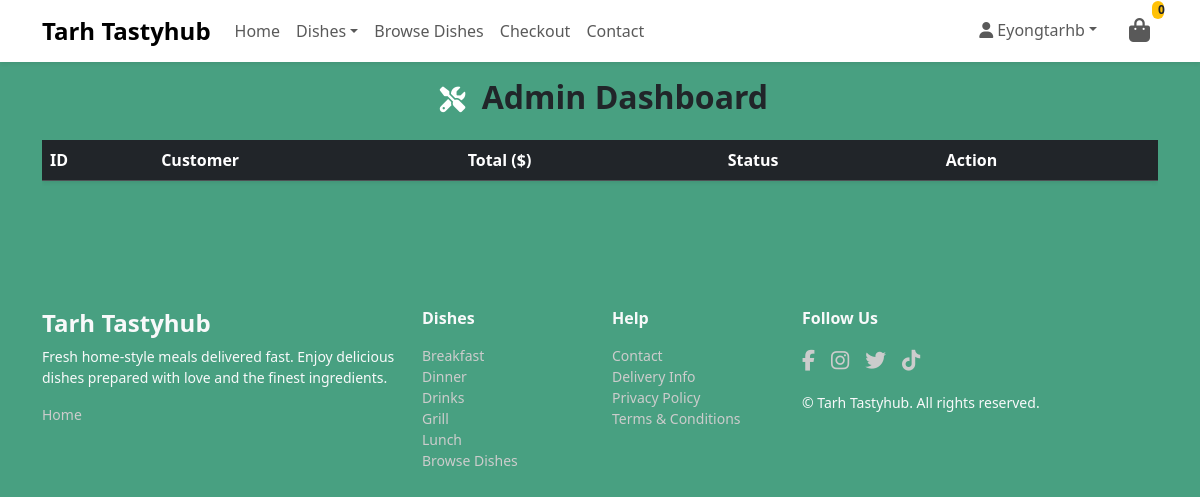
The page /checkout/admin-dashboard/ (signed in) on the database its author committed.
### dishes/models.py (models this page shows, shortened)
class Category(models.Model):
    name = models.CharField(max_length=100, unique=True)
    slug = models.SlugField(max_length=100, unique=True, db_index=True)
    menu_type = models.CharField(
        max_length=50,
        choices=(
            ('Breakfast', 'Breakfast'),
            ('Lunch', 'Lunch'),
            ('Dinner', 'Dinner'),
            ('Grill', 'Grill'),
            ('Drinks', 'Drinks'),
        ),
        default='Breakfast'  # <-- added default to fix migration
    )
    description = models.TextField(blank=True, null=True)
    icon = models.ImageField(upload_to='category_icons/', blank=True, null=True)
    class Meta:
        verbose_name_plural = 'Categories'
        ordering = ('name',)
    def __str__(self):
        return self.name

### checkout/admin_dashboard_view.py (the view)
# urls.py: path('admin-dashboard/', admin_dashboard_view.admin_dashboard, name='admin_dashboard'),
@staff_member_required
def admin_dashboard(request):
    orders = Order.objects.all().prefetch_related('lineitems__portion__dish').order_by('-date')[:200]
    return render(request, 'checkout/admin_dashboard.html', {'orders': orders})

### dishes/context_processors.py (called while the page is built)
def menu_dishes(request):
    menu = cache.get('menu_dishes')
    if menu is None:
        menu = {}
        menu_types = ['Breakfast', 'Lunch', 'Grill', 'Drinks']
        for menu_type in menu_types:
            categories = Category.objects.filter(menu_type=menu_type).prefetch_related('dishes')
            menu[menu_type] = {
                category.name: category.dishes.filter(available=True)
                for category in categories
            }
        cache.set('menu_dishes', menu, 60 * 60)  # cache for 1 hour
    return {'menu_dishes': menu}

def categories_nav(request):
    categories = cache.get('nav_categories')
    if categories is None:
        categories = list(Category.objects.only('name', 'slug'))
        cache.set('nav_categories', categories, 60 * 60)  # cache for 1 hour
    return {'categories': categories}

### dishes/models.py (called while the page is built)
    def get_queryset(self):
        return DishQuerySet(self.model, using=self._db)

### checkout/templates/checkout/admin_dashboard.html (shortened to what this page needs)
{% extends "base.html" %}
{% load static %}
{% block content %}
<div class="container">
  <h2 class="fw-bold text-center mb-4">
    <span class="fa-icon"><i class="fa-solid fa-screwdriver-wrench"></i></span>
    Admin Dashboard
  </h2>
  <div class="table-responsive">
    <table class="table table-hover align-middle shadow-sm">
      <thead class="table-dark">
        <tr>
          <th>ID</th>
          <th>Customer</th>
          <th>Total ($)</th>
          <th>Status</th>
          <th>Action</th>
        </tr>
      </thead>
    </table>
  </div>
</div>
{% endblock %}

### templates/includes/main-nav.html (shortened to what this page needs)
{% load static %}
{% load dishes_extras %}
<nav class="navbar navbar-expand-lg navbar-light bg-white shadow-sm d-none d-lg-block">
  <div class="container">
    <a class="navbar-brand fw-bold" href="{% url 'home' %}">Tarh Tastyhub</a>
    <div class="collapse navbar-collapse" id="mainNavbar">
      <ul class="navbar-nav me-auto mb-2 mb-lg-0">
        <li class="nav-item">
          <a class="nav-link" href="{% url 'home' %}">Home</a>
        </li>
        <li class="nav-item dropdown">
          <a class="nav-link dropdown-toggle" href="#" id="dishesDropdown" role="button" data-bs-toggle="dropdown" aria-expanded="false">Dishes</a>
        </li>
        <li class="nav-item">
          <a class="nav-link" href="{% url 'dish_list' %}">Browse Dishes</a>
        </li>
        <li class="nav-item">
          <a class="nav-link" href="{% url 'checkout' %}">Checkout</a>
        </li>
        <li class="nav-item">
          <a class="nav-link" href="">Contact</a>
        </li>
      </ul>
      <ul class="navbar-nav ms-auto mb-2 mb-lg-0">
        {% if user.is_authenticated %}
          <li class="nav-item dropdown">
            <a class="nav-link dropdown-toggle" href="#" id="profileDropdown" role="button" data-bs-toggle="dropdown" aria-expanded="false"><i class="fa-solid fa-user"></i> {{ user.username }}</a>
          </li>
        {% else %}
          <li class="nav-item">
            <a class="nav-link" href="{% url 'account_login' %}">Login</a>
          </li>
        {% endif %}
        <li class="nav-item ms-3 position-relative">
          <a class="nav-link position-relative" href="{% url 'bag' %}">
            <i class="fa-solid fa-shopping-bag fs-4"></i>
            <span id="bag-count" class="bag-count position-absolute top-0 start-100 translate-middle badge rounded-pill bg-warning text-dark" style="font-size: 0.75rem;">{{ bag_count|default:0 }}</span>
          </a>
        </li>
      </ul>
    </div>
  </div>
</nav>

### templates/includes/footer.html
<footer class="tarhh-footer text-light pt-5 pb-4 mt-5">
  <div class="container">
    <div class="row gy-4">
      <div class="col-12 col-md-4">
        <h4 class="logo-font fw-bold">Tarh Tastyhub</h4>
        <p class="mt-2 small">Fresh home-style meals delivered fast. Enjoy delicious dishes prepared with love and the finest ingredients.</p>
        <ul class="list-unstyled small">
          <li>
            <a class="footer-link" href="{% url 'home' %}">Home</a>
          </li>
        </ul>
      </div>
      <div class="col-6 col-md-2">
        <h6 class="fw-bold mb-3">Dishes</h6>
        <ul class="list-unstyled small">
          {% if categories %}
            {% for category in categories %}
              <li>
                <a class="footer-link" href="{% url 'dish_list_by_category' category.slug %}">{{ category }}</a>
              </li>
            {% endfor %}
          {% else %}
            <li>
              <span class="text-muted small">No categories</span>
            </li>
          {% endif %}
          <li>
            <a class="footer-link" href="{% url 'dish_list' %}">Browse Dishes</a>
          </li>
        </ul>
      </div>
      <div class="col-6 col-md-2">
        <h6 class="fw-bold mb-3">Help</h6>
        <ul class="list-unstyled small">
          <li>
            <a href="#" class="footer-link">Contact</a>
          </li>
          <li>
            <a href="#" class="footer-link">Delivery Info</a>
          </li>
          <li>
            <a href="#" class="footer-link">Privacy Policy</a>
          </li>
          <li>
            <a href="#" class="footer-link">Terms & Conditions</a>
          </li>
        </ul>
      </div>
      <div class="col-12 col-md-4">
        <h6 class="fw-bold mb-3">Follow Us</h6>
        <div class="d-flex gap-3">
          <a href="#" class="social-icon"><i class="fab fa-facebook-f"></i></a>
          <a href="#" class="social-icon"><i class="fab fa-instagram"></i></a>
          <a href="#" class="social-icon"><i class="fab fa-twitter"></i></a>
          <a href="#" class="social-icon"><i class="fab fa-tiktok"></i></a>
        </div>
        <p class="small mt-3 mb-0">&copy; {{ now|date:'Y' }} Tarh Tastyhub. All rights reserved.</p>
      </div>
    </div>
  </div>
</footer>

### static/css/base.css (style rules this page uses)
* { padding: 0; margin: 0; }
body { background-color: rgba(39, 143, 106, 0.843); font-family: 'Poppins', 'Segoe UI', sans-serif; color: #212529; }
.navbar-brand { font-size: 1.5rem; font-weight: 700; }
.nav-link { font-weight: 500; transition: color 0.2s ease-in-out; }
.navbar .badge, .offcanvas .badge { font-size: 0.75rem; padding: 3px 6px; background-color: #dc3545; color: #fff; border-radius: 50%; position: absolute; top: -5px; right: -10px; }
.fa-icon { font-size: 1.6rem; color: #ffff; transition: 0.3s ease-in-out; display: inline-flex; align-items: center; justify-content: center; padding: 0rem 0.5rem; }
footer { align-items: center; }
.footer-link { color: #ccc; text-decoration: none; }
.social-icon { font-size: 1.3rem; color: #ccc; transition: 0.3s ease; }

### rows shown on the page
Category: name "Breakfast"
Category: name "Dinner"
Category: name "Drinks"
Category: name "Grill"
Category: name "Lunch"

### other values the page prints
{{ user.username }} "Eyongtarhb"
{{ bag_count|default:0 }} "0"
